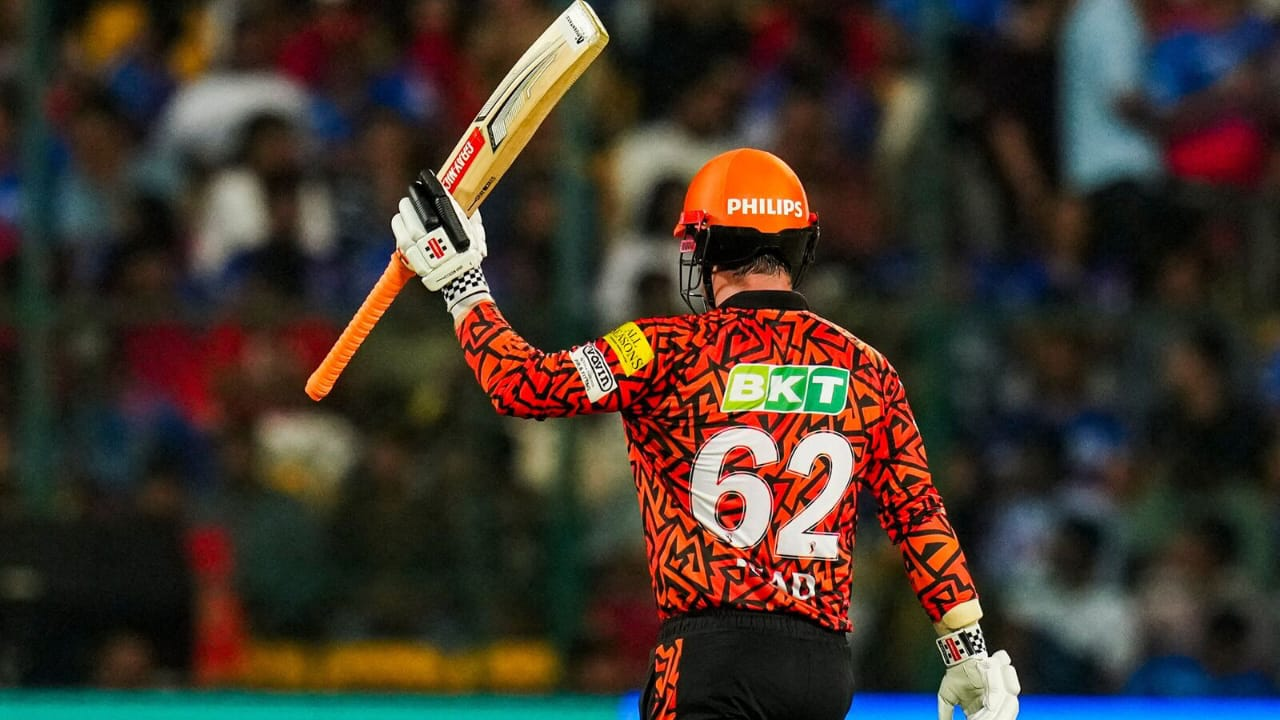
#> input picture Head.jpg, 1280 x 720 px, found by its file name
$ python 'exp 19.py'
#> lines starting #> are read from the running program, lines starting #| are printed output that depends on the picture; after the words box and inside, x2 and y2 are one past the last pixel; in counts of white or black regions, pixels touching at a corner belong together

import cv2
import matplotlib.pyplot as plt

img = cv2.imread(r"C:\Users\sambe\Downloads\ITA0513_CV\Head.jpg")
#> img is the input picture: shape (720, 1280, 3); mean B, G, R 44.4, 53.7, 64.5
if img is None:
    print("Image not found!")
else:
    gray = cv2.cvtColor(img, cv2.COLOR_BGR2GRAY)
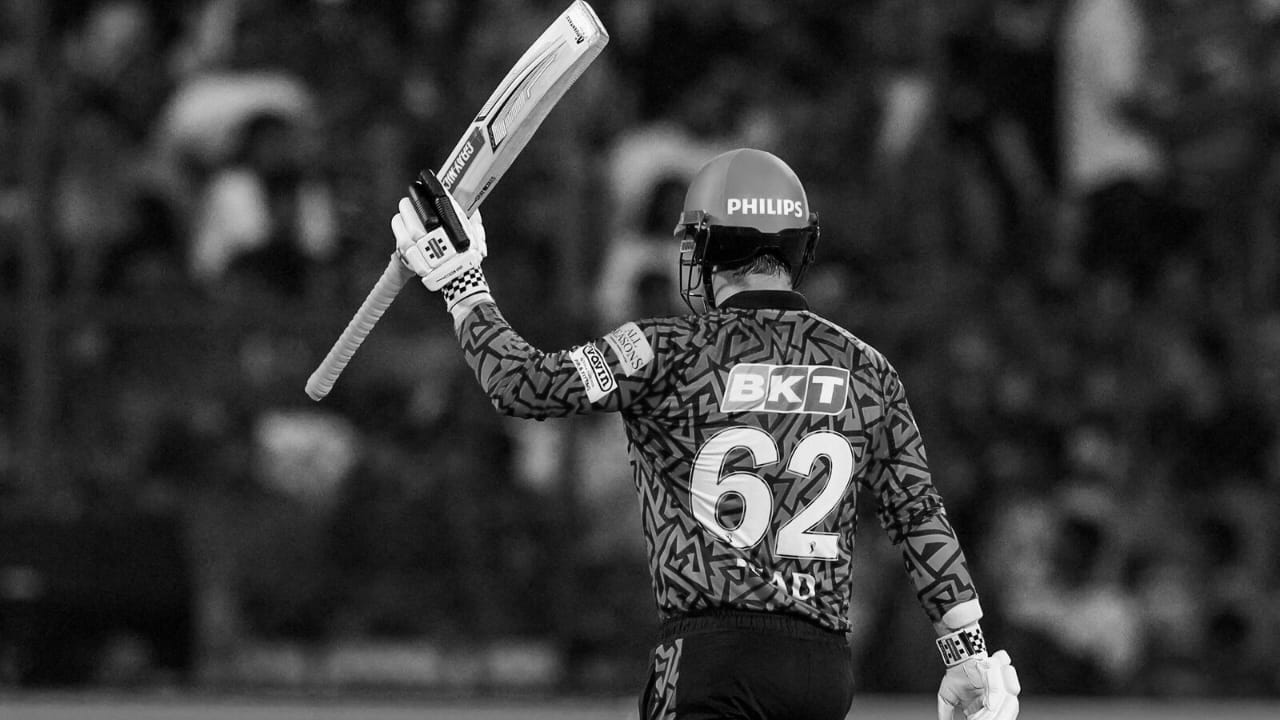
#> gray: shape (720, 1280); min 0, max 255, mean 55.9
    _, binary = cv2.threshold(gray, 127, 255, cv2.THRESH_BINARY)
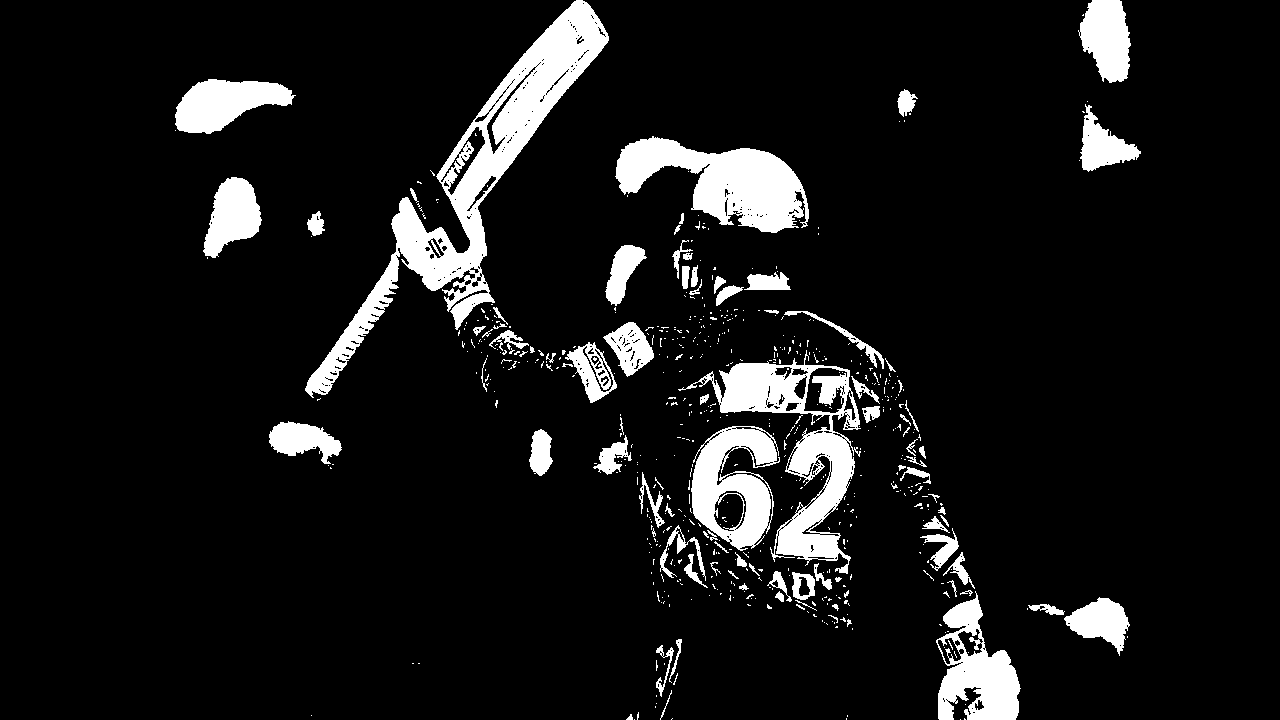
#> binary: shape (720, 1280); 9.2% white; 593 white regions (504 under 20 px), largest, box (x1, y1, x2, y2) and area: (305, 0, 609, 398) 19946, (678, 350, 861, 574) 10783, (615, 136, 809, 233) 9849

    kernel = cv2.getStructuringElement(cv2.MORPH_RECT, (5, 5))
    result = cv2.morphologyEx(binary, cv2.MORPH_ERODE, kernel)
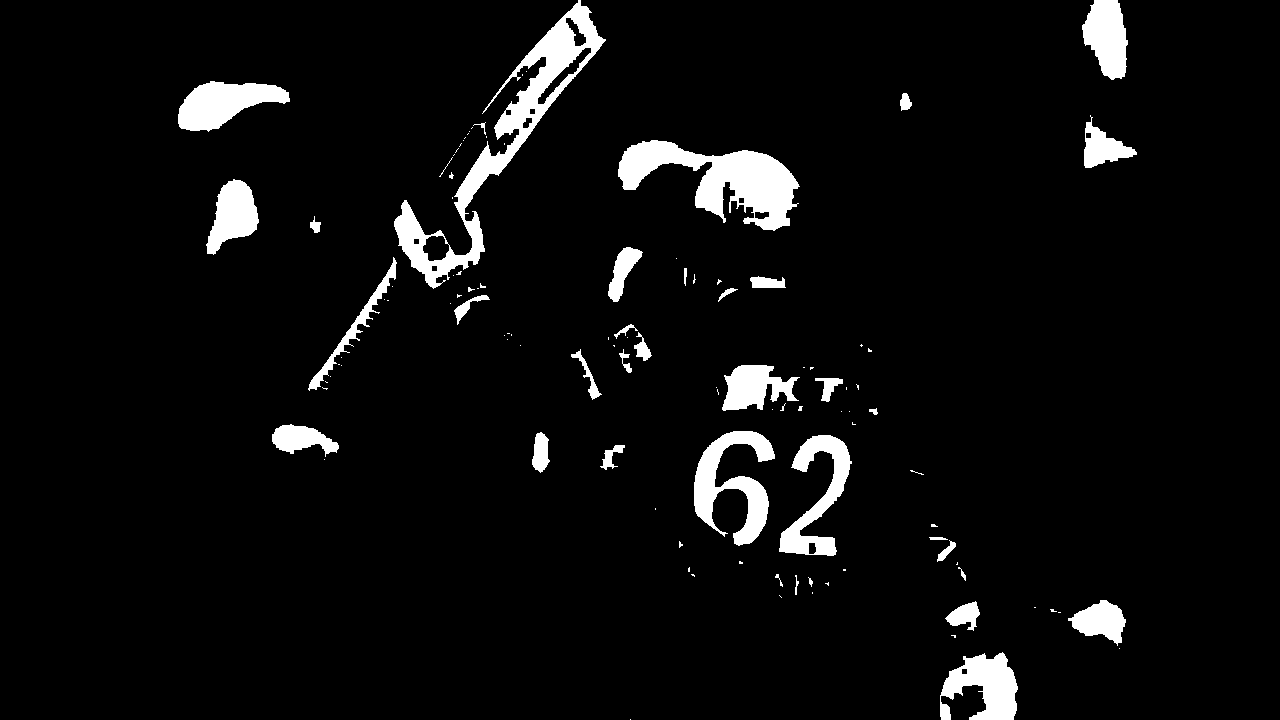
#> result: shape (720, 1280); 5.2% white; 111 white regions (74 under 20 px), largest, box (x1, y1, x2, y2) and area: (394, 0, 606, 289) 9404, (618, 140, 800, 231) 7567, (694, 431, 775, 546) 4081

    plt.subplot(1, 2, 1)
    plt.imshow(binary, cmap="gray")
    plt.title("Original Binary")
    plt.axis("off")

    plt.subplot(1, 2, 2)
    plt.imshow(result, cmap="gray")
    plt.title("Morphological Erosion")
    plt.axis("off")

    plt.show()
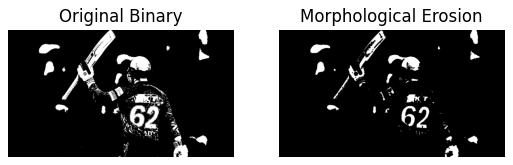
#> figure drawn by matplotlib, 2 panels
